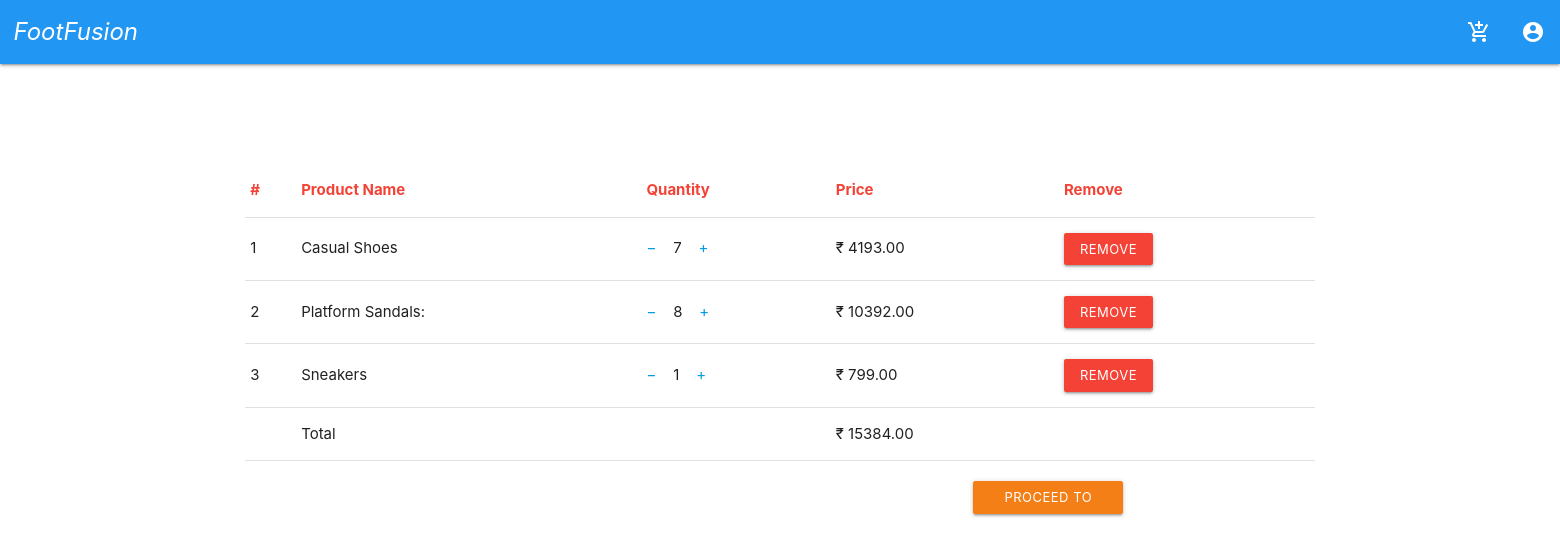
The app's page /App_Order/cart/ (signed in), older data.
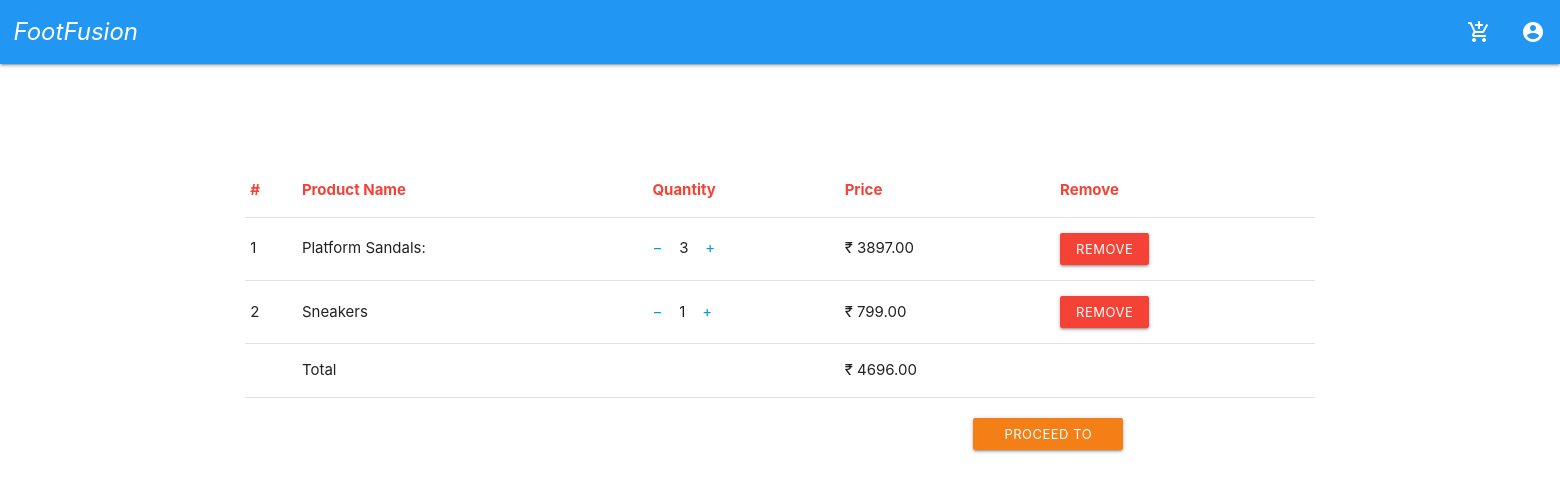
The same page, newer data.
### App_Order/models.py (models this page shows, shortened)
class Cart(models.Model):
    user = models.ForeignKey(settings.AUTH_USER_MODEL, on_delete=models.CASCADE, related_name='cart')
    item = models.ForeignKey(Product, on_delete=models.CASCADE)
    quantity = models.IntegerField(default=1)
    purchased = models.BooleanField(default=False)
    created = models.DateTimeField(auto_now_add=True)
    updated = models.DateTimeField(auto_now=True)
    def get_total(self):
        total = self.item.price * self.quantity
        float_total = format(total, '0.2f')
        return float_total

class Order(models.Model):
    orderitems = models.ManyToManyField(Cart)
    user = models.ForeignKey(settings.AUTH_USER_MODEL, on_delete=models.CASCADE, related_name='orders')
    ordered = models.BooleanField(default=False)
    created = models.DateTimeField(auto_now_add=True)
    paymentId = models.CharField(max_length=264, blank=True, null=True)
    orderId = models.CharField(max_length=264, blank=True, null=True)
    def get_totals(self):
        total = 0
        for order_item in self.orderitems.all():
            total += float(order_item.get_total())
        return total

### App_shop/models.py (models this page shows, shortened)
class Product(models.Model):
    mainimage = models.ImageField(upload_to='Product')
    name = models.CharField(max_length=264)
    category = models.ForeignKey(Category, on_delete=models.CASCADE, related_name='category')
    preview_text = models.CharField(max_length=200, verbose_name= 'Preview_Text')
    description = models.TextField(max_length=500, verbose_name= 'Description')
    price = models.FloatField()
    old_price = models.FloatField(default=0.00)
    created = models.DateTimeField(auto_now_add=True)
    class Meta:
        ordering = ['-created']

### App_Order/views.py (the view)
# urls.py: path('cart/', views.cart_view,name='cart'),
@login_required
def cart_view(request):
    carts = Cart.objects.filter(user=request.user, purchased=False)
    orders = Order.objects.filter(user=request.user, ordered=False)
    if carts.exists() and orders.exists():
        orders = orders[0]
        return render(request, 'App_Order/cart.html', {'orders': orders, 'carts': carts})
    else:
        messages.success(request, "You don't have any items in your cart")
        return redirect('App_shop:home')

### templates/App_Order/cart.html (shortened to what this page needs)
{% extends 'pages/base.html'%}
{% block content %}
{% include 'pages/navbar.html' %}
{% if carts %}
<div class="container" style="margin-top:100px;">
    <div class="row">
        <div class="col s12">
            <table class="highlight responsive-table">
                <thead class="red-text">
                    <tr>
                        <th>#</th>
                        <th>Product Name</th>
                        <th>Quantity</th>
                        <th>Price</th>
                        <th>Remove</th>
                    </tr>
                </thead>
                <tbody>
                    {% for cart in carts %}
                    <tr>
                        <td>{{ forloop.counter }}</td>
                        <td>{{ cart.item.name }}</td>
                        <td>
                            <a href="{% url 'App_Order:decrease' pk=cart.item.pk %}">&#8722;&nbsp;&nbsp;&nbsp;</a>
                            {{ cart.quantity }}
                            <a href="{% url 'App_Order:increase' pk=cart.item.pk %}">&nbsp;&nbsp;&nbsp;&#43;</a>
                        </td>
                        <td>&#8377;&nbsp;{{ cart.get_total }}</td>
                        <td>
                            <a href="{% url 'App_Order:remove' pk=cart.item.pk %}" class="waves-effect red  btn-small">Remove</a>
                        </td>
                    </tr>
                    {% endfor %}
                    <tr>
                        <th scope="row">
                        <td colspan="2">Total</td>
                        <td >&#8377;&nbsp;{{orders.get_totals | floatformat:2}}</td>
                    </tr>
                </tbody>
            </table>
        </div>
    </div>
    <div class="row">
        <div class="col s12 offset-m8">
            <a href="{% url 'App_Payment:payment' %}" class="waves-effect yellow darken-4  btn-small" style="width:150px;">Proceed to Buy</a>
        </div>
    </div>
</div>
{% else %}
<div class="container">
    <h3 class="center-align">Cart is empty</h3>
</div>
{% endif %}
{% endblock %}

Row changes from the older to the newer data that the page shows:
removed Cart: item.name "Casual Shoes", quantity "7", get_total "4193.00"
changed Cart "Platform Sandals:": quantity "8" → "3"; get_total "10392.00" → "3897.00"
changed through a linked row, Order: get_totals "15384.00" → "4696.00"
